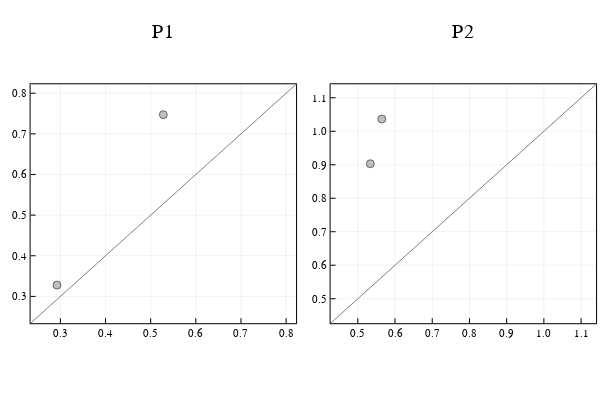

The notebook cell saved with this chart:
### Code cell
p1 = plot_PD(C1_barcode, title = "P1")
p2 = plot_PD(C2_barcode, title = "P2")
plot(p1, p2, layout = grid(1,2))

### Figure 1 — Plotly figure (JSON) as saved in the notebook; plotly's stock layout.template omitted (floating-point values rounded to 4 significant figures)
{"data": [{"colorbar": {"title": ""}, "hoverinfo": "text", "legendgroup": "", "marker": {"color": "rgba(128, 128, 128, 0.500)", "line": {"color": "rgba(0, 0, 0, 0.500)", "width": 1}, "size": 8, "symbol": "circle"}, "mode": "markers", "name": "", "showlegend": false, "text": [1, 2], "type": "scatter", "x": [0.2925, 0.528], "xaxis": "x1", "y": [0.3279, 0.7473], "yaxis": "y1", "zmax": null, "zmin": null}, {"colorbar": {"title": ""}, "legendgroup": "", "line": {"color": "rgba(128, 128, 128, 1.000)", "dash": "solid", "shape": "linear", "width": 1}, "mode": "lines", "name": "", "showlegend": false, "type": "scatter", "x": [0.234, 0.822], "xaxis": "x1", "y": [0.234, 0.822], "yaxis": "y1", "zmax": null, "zmin": null}, {"colorbar": {"title": ""}, "hoverinfo": "text", "legendgroup": "", "marker": {"color": "rgba(128, 128, 128, 0.500)", "line": {"color": "rgba(0, 0, 0, 0.500)", "width": 1}, "size": 8, "symbol": "circle"}, "mode": "markers", "name": "", "showlegend": false, "text": [1, 2], "type": "scatter", "x": [0.5336, 0.5646], "xaxis": "x2", "y": [0.9029, 1.037], "yaxis": "y2", "zmax": null, "zmin": null}, {"colorbar": {"title": ""}, "legendgroup": "", "line": {"color": "rgba(128, 128, 128, 1.000)", "dash": "solid", "shape": "linear", "width": 1}, "mode": "lines", "name": "", "showlegend": false, "type": "scatter", "x": [0.4269, 1.14], "xaxis": "x2", "y": [0.4269, 1.14], "yaxis": "y2", "zmax": null, "zmin": null}], "layout": {"annotations": [{"font": {"color": "rgba(0, 0, 0, 1.000)", "family": "sans-serif", "size": 20}, "rotation": 0, "showarrow": false, "text": "P1", "x": 0.2722, "xanchor": "center", "xref": "paper", "y": 1, "yanchor": "top", "yref": "paper"}, {"font": {"color": "rgba(0, 0, 0, 1.000)", "family": "sans-serif", "size": 20}, "rotation": 0, "showarrow": false, "text": "P2", "x": 0.7722, "xanchor": "center", "xref": "paper", "y": 1, "yanchor": "top", "yref": "paper"}], "height": 400, "legend": {"bgcolor": "rgba(255, 255, 255, 1.000)", "bordercolor": "rgba(0, 0, 0, 1.000)", "borderwidth": 1, "font": {"color": "rgba(0, 0, 0, 1.000)", "family": "sans-serif", "size": 11}, "tracegroupgap": 0, "traceorder": "normal", "x": 1, "xanchor": "right", "y": 0.07, "yanchor": "bottom"}, "margin": {"b": 20, "l": 0, "r": 0, "t": 20}, "paper_bgcolor": "rgba(255, 255, 255, 1.000)", "plot_bgcolor": "rgba(255, 255, 255, 1.000)", "showlegend": true, "width": 600, "xaxis1": {"anchor": "y1", "domain": [0.05101, 0.4934], "gridcolor": "rgba(0, 0, 0, 0.100)", "gridwidth": 0.5, "linecolor": "rgba(0, 0, 0, 1.000)", "mirror": true, "range": [0.234, 0.822], "showgrid": true, "showline": true, "showticklabels": true, "tickangle": 0, "tickcolor": "rgb(0, 0, 0)", "tickfont": {"color": "rgba(0, 0, 0, 1.000)", "family": "sans-serif", "size": 11}, "tickmode": "array", "ticks": "inside", "ticktext": ["0.3", "0.4", "0.5", "0.6", "0.7", "0.8"], "tickvals": [0.3, 0.4, 0.5, 0.6, 0.7, 0.8], "title": "", "titlefont": {"color": "rgba(0, 0, 0, 1.000)", "family": "sans-serif", "size": 15}, "type": "-", "visible": true, "zeroline": false, "zerolinecolor": "rgba(0, 0, 0, 1.000)"}, "xaxis2": {"anchor": "y2", "domain": [0.551, 0.9934], "gridcolor": "rgba(0, 0, 0, 0.100)", "gridwidth": 0.5, "linecolor": "rgba(0, 0, 0, 1.000)", "mirror": true, "range": [0.4269, 1.14], "showgrid": true, "showline": true, "showticklabels": true, "tickangle": 0, "tickcolor": "rgb(0, 0, 0)", "tickfont": {"color": "rgba(0, 0, 0, 1.000)", "family": "sans-serif", "size": 11}, "tickmode": "array", "ticks": "inside", "ticktext": ["0.5", "0.6", "0.7", "0.8", "0.9", "1.0", "1.1"], "tickvals": [0.5, 0.6, 0.7, 0.8, 0.9, 1, 1.1], "title": "", "titlefont": {"color": "rgba(0, 0, 0, 1.000)", "family": "sans-serif", "size": 15}, "type": "-", "visible": true, "zeroline": false, "zerolinecolor": "rgba(0, 0, 0, 1.000)"}, "yaxis1": {"anchor": "x1", "domain": [0.1578, 0.8214], "gridcolor": "rgba(0, 0, 0, 0.100)", "gridwidth": 0.5, "linecolor": "rgba(0, 0, 0, 1.000)", "mirror": true, "range": [0.234, 0.822], "showgrid": true, "showline": true, "showticklabels": true, "tickangle": 0, "tickcolor": "rgb(0, 0, 0)", "tickfont": {"color": "rgba(0, 0, 0, 1.000)", "family": "sans-serif", "size": 11}, "tickmode": "array", "ticks": "inside", "ticktext": ["0.3", "0.4", "0.5", "0.6", "0.7", "0.8"], "tickvals": [0.3, 0.4, 0.5, 0.6, 0.7, 0.8], "title": "", "titlefont": {"color": "rgba(0, 0, 0, 1.000)", "family": "sans-serif", "size": 15}, "type": "-", "visible": true, "zeroline": false, "zerolinecolor": "rgba(0, 0, 0, 1.000)"}, "yaxis2": {"anchor": "x2", "domain": [0.1578, 0.8214], "gridcolor": "rgba(0, 0, 0, 0.100)", "gridwidth": 0.5, "linecolor": "rgba(0, 0, 0, 1.000)", "mirror": true, "range": [0.4269, 1.14], "showgrid": true, "showline": true, "showticklabels": true, "tickangle": 0, "tickcolor": "rgb(0, 0, 0)", "tickfont": {"color": "rgba(0, 0, 0, 1.000)", "family": "sans-serif", "size": 11}, "tickmode": "array", "ticks": "inside", "ticktext": ["0.5", "0.6", "0.7", "0.8", "0.9", "1.0", "1.1"], "tickvals": [0.5, 0.6, 0.7, 0.8, 0.9, 1, 1.1], "title": "", "titlefont": {"color": "rgba(0, 0, 0, 1.000)", "family": "sans-serif", "size": 15}, "type": "-", "visible": true, "zeroline": false, "zerolinecolor": "rgba(0, 0, 0, 1.000)"}}}
